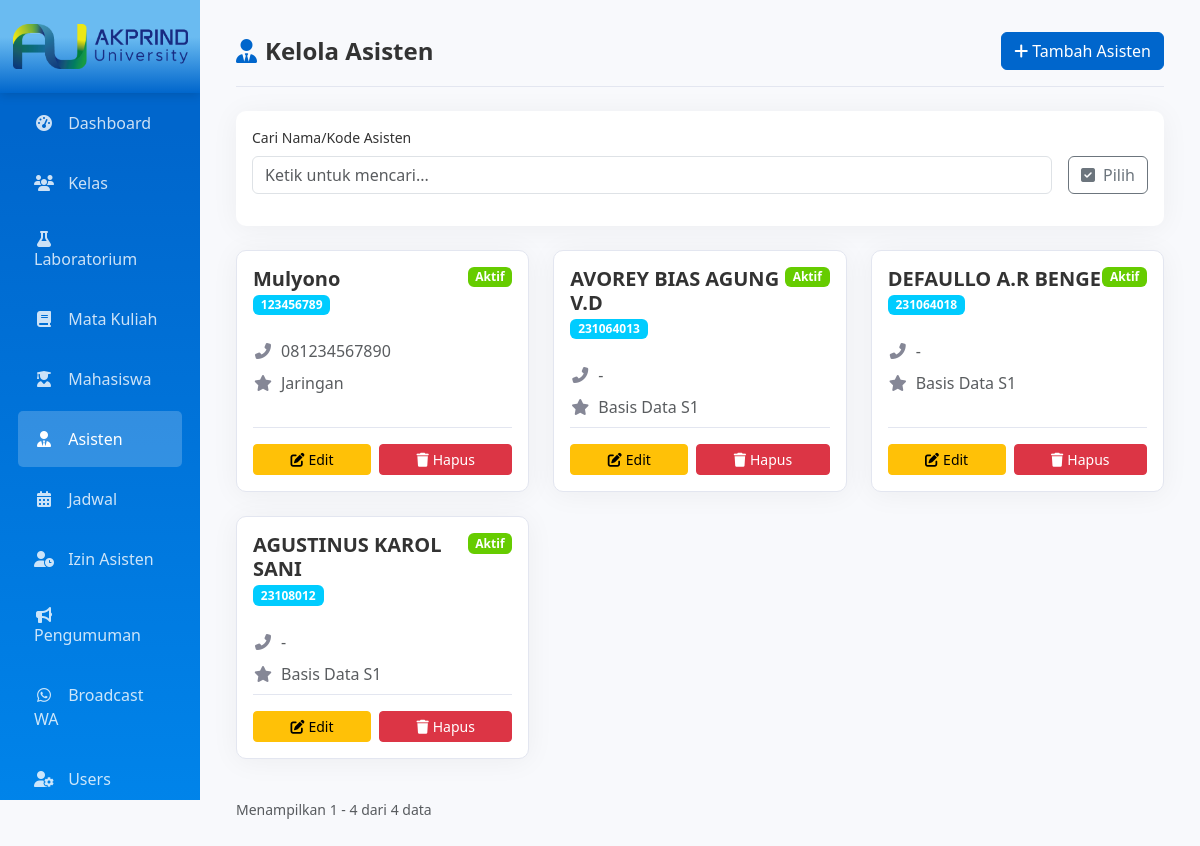
Page /index.php?page=admin_asisten (signed in) on the earlier database version.
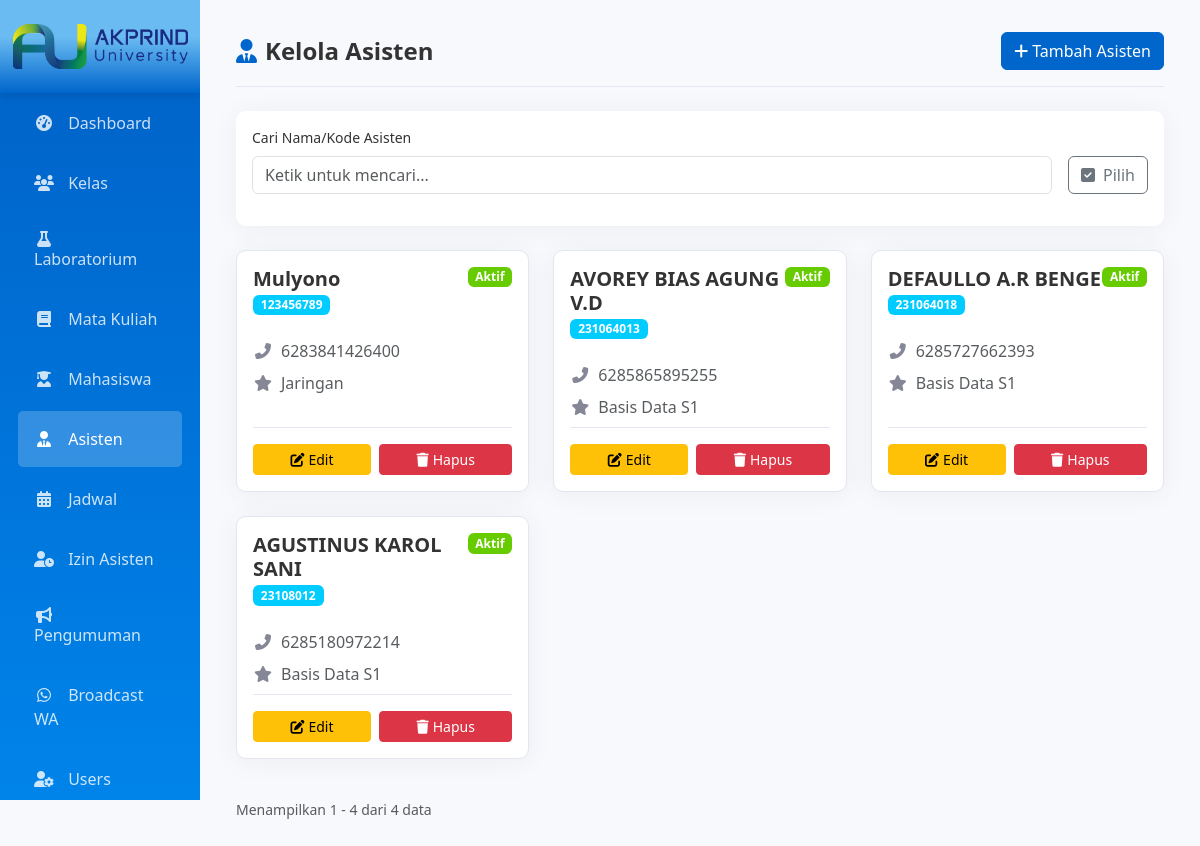
Same page on the later database version.
### tables this page shows
CREATE TABLE `asisten` (
  `id` int(11) NOT NULL,
  `kode_asisten` varchar(10) NOT NULL,
  `user_id` int(11) DEFAULT NULL,
  `nama` varchar(100) NOT NULL,
  `no_hp` varchar(15) DEFAULT NULL,
  `foto` varchar(255) DEFAULT NULL,
  `kode_mk` varchar(10) DEFAULT NULL COMMENT 'Keahlian utama (opsional, referensi saja)',
  `status` enum('aktif','nonaktif') DEFAULT 'aktif'
);

CREATE TABLE `mata_kuliah` (
  `kode_mk` varchar(10) NOT NULL,
  `nama_mk` varchar(100) NOT NULL,
  `sks` int(11) DEFAULT 3,
  `semester` varchar(10) DEFAULT NULL
);

### includes/fungsi.php (called while the page is built, shortened)
<?php
function get_offset($current_page, $per_page = 10) {
    return ($current_page - 1) * $per_page;
}
function get_current_page() {
    $page = isset($_GET['hal']) ? (int)$_GET['hal'] : 1;
    return max(1, $page);
}
?>

### pages/admin/asisten.php (the view, shortened to what the changed rows need)
<?php
$per_page = 9;
$current_page = get_current_page();
$search = isset($_GET['search']) ? escape($_GET['search']) : '';
$search_param = '%' . $search . '%';
$offset = get_offset($current_page, $per_page);
if ($search) {
    $stmt_asisten = mysqli_prepare($conn, "SELECT a.*, mk.nama_mk FROM asisten a LEFT JOIN mata_kuliah mk ON a.kode_mk = mk.kode_mk WHERE a.nama LIKE ? OR a.kode_asisten LIKE ? ORDER BY a.kode_asisten LIMIT ?, ?");
    mysqli_stmt_bind_param($stmt_asisten, "ssii", $search_param, $search_param, $offset, $per_page);
    mysqli_stmt_execute($stmt_asisten);
    $asisten = mysqli_stmt_get_result($stmt_asisten);
} else {
    $stmt_asisten = mysqli_prepare($conn, "SELECT a.*, mk.nama_mk FROM asisten a LEFT JOIN mata_kuliah mk ON a.kode_mk = mk.kode_mk ORDER BY a.kode_asisten LIMIT ?, ?");
    mysqli_stmt_bind_param($stmt_asisten, "ii", $offset, $per_page);
    mysqli_stmt_execute($stmt_asisten);
    $asisten = mysqli_stmt_get_result($stmt_asisten);
}
    ?>
<?php include 'includes/header.php'; ?>
<div class="container-fluid">
    <div class="row">
        <div class="col-md-9 col-lg-10">
            <div class="content-wrapper p-4">
                <div id="asistenContainer">
                <div class="row">
                    <?php if (mysqli_num_rows($asisten) > 0): ?>
                        <?php while ($a = mysqli_fetch_assoc($asisten)): ?>
                            <div class="col-lg-4 col-md-6 mb-4">
                                <div class="card h-100 asisten-card position-relative" id="card-<?= $a['id'] ?>">
                                    <div class="card-body d-flex flex-column">
                                        <div class="d-flex justify-content-between align-items-start mb-3">
                                            <div>
                                                <h5 class="card-title mb-1"><?= htmlspecialchars($a['nama']) ?></h5>
                                                <span class="badge bg-info mb-2"><?= htmlspecialchars($a['kode_asisten']) ?></span>
                                            </div>
                                            <span class="badge <?= $a['status'] == 'aktif' ? 'bg-success' : 'bg-secondary' ?> text-capitalize">
                                                <?= htmlspecialchars($a['status']) ?>
                                            </span>
                                        </div>
                                        <p class="text-muted mb-2"><i class="fas fa-phone-alt me-2"></i><?= htmlspecialchars($a['no_hp'] ?: '-') ?></p>
                                        <p class="text-muted mb-2"><i class="fas fa-star me-2"></i><?= htmlspecialchars($a['nama_mk'] ?: 'Belum ditentukan') ?></p>
                                        <div class="mt-auto action-buttons">
                                            <button class="btn btn-sm btn-warning" onclick="editAst(<?= $a['id'] ?>, '<?= htmlspecialchars($a['nama'], ENT_QUOTES) ?>', '<?= htmlspecialchars($a['no_hp'], ENT_QUOTES) ?>', '<?= htmlspecialchars($a['kode_mk'], ENT_QUOTES) ?>', '<?= $a['status'] ?>')">
                                                <i class="fas fa-edit me-1"></i>Edit
                                            </button>
                                            <button class="btn btn-sm btn-danger" onclick="hapusAst(<?= $a['id'] ?>)">
                                                <i class="fas fa-trash me-1"></i>Hapus
                                            </button>
                                        </div>
                                    </div>
                                </div>
                            </div>
                        <?php endwhile; ?>
                    <?php endif; ?>
                </div>
                </div>
            </div>
        </div>
    </div>
</div>
<?php include 'includes/footer.php'; ?>

Differences in the rows shown:
changed asisten "Mulyono": no_hp "081234567890" → "6283841426400"
changed asisten "AVOREY BIAS AGUNG V.D": no_hp "-" → "6285865895255"
changed asisten "DEFAULLO A.R BENGE": no_hp "-" → "6285727662393"
changed asisten "AGUSTINUS KAROL SANI": no_hp "-" → "6285180972214"
